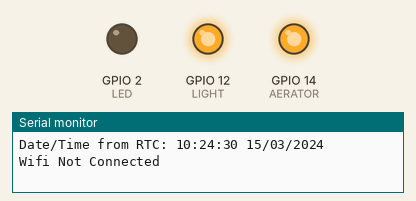
Simulated run of this sketch. Board: ESP8266 (NodeMCU). Shown: output pins drawn as LEDs (lit = HIGH), the last lines printed to the serial monitor. WiFi joins after 1.5 s; servers stay silent unless stated; network time is answered at once with the bench clock; the local clock reads 2024-03-15 10:24:30 at power-on unless the sketch sets it.

Above: at 0.5 s.
At 6.4 s:
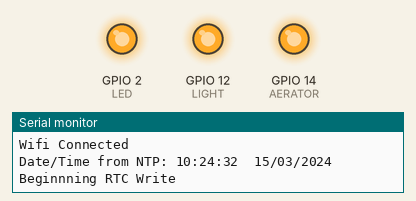
Timing chart, 0 to 7.3 s (numbered marks = the images above):
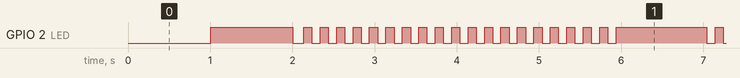

The sketch:

OutDoorLight.ino
```cpp
// (licence header left out)
#include <ESP8266WiFi.h>
#include <RTClib.h>
#include <Wire.h>
#include <NTPClient.h>
#include <WiFiUdp.h>


RTC_DS3231 rtc;

int light_on_time = 18;
int light_off_time = 6;
int aerator_on_time = 1;
int aerator_off_time = 5;

int LED = 2;
int LIGHT = 12; //D6
int AERATOR = 14; //D5
int i = 1;
int lf = 0;
char t[32];


const char *ssid     = "GokulRedmi";
const char *password = "123456789";

const long utcOffsetInSeconds = 19800;

WiFiUDP ntpUDP;
NTPClient timeClient(ntpUDP, "pool.ntp.org", utcOffsetInSeconds);

void setup(){
  Wire.begin();
  rtc.begin();

  pinMode(LED, OUTPUT);
  pinMode(LIGHT, OUTPUT);
  pinMode(AERATOR, OUTPUT);
  digitalWrite(AERATOR, HIGH);
  digitalWrite(LIGHT, HIGH);


  DateTime now = rtc.now();

  // Initialize Aerator
  if (now.hour() >= aerator_on_time && now.hour() <=aerator_off_time) {
    digitalWrite(AERATOR, LOW);
  }

  // Initialize Light
  if( (now.hour() >= light_on_time && now.hour() <= 23) || (now.hour() >= 0 && now.hour() <= light_off_time)) {
    digitalWrite(LIGHT, LOW);
    delay (3000);
    digitalWrite(LIGHT, HIGH);
    delay (1000);
    digitalWrite(LIGHT, LOW);
    delay (3000);
    digitalWrite(LIGHT, HIGH);
    delay (1000);
    digitalWrite(LIGHT, LOW);
    lf = 1;
  }


   Serial.begin(115200);
   WiFi.begin(ssid, password);
   WiFiUDP ntpUDP;
   NTPClient timeClient(ntpUDP, "pool.ntp.org", utcOffsetInSeconds);
   timeClient.begin();
}

void loop() {
  DateTime now = rtc.now();
  if (i%2==0)
  {
    digitalWrite(LED, HIGH);
    i = i - 1;
  }
  else
  {
    digitalWrite(LED, LOW);
    i = i + 1;
  }

  if (now.hour() >= aerator_on_time && now.hour() <=aerator_off_time) {
    digitalWrite(AERATOR, LOW);
  }
  else {
    digitalWrite(AERATOR, HIGH);
  }

  if( (now.hour() >= light_on_time && now.hour() <= 23) || (now.hour() >= 0 && now.hour() <= light_off_time)) {
    if (lf == 0)
    {
      digitalWrite(LIGHT, LOW);
      delay (3000);
      digitalWrite(LIGHT, HIGH);
      delay (1000);
      digitalWrite(LIGHT, LOW);
      delay (3000);
      digitalWrite(LIGHT, HIGH);
      delay (1000);
      digitalWrite(LIGHT, LOW);
      lf = 1;
    }
  }
  else {
    digitalWrite(LIGHT, HIGH);
  }
  sprintf(t, "%02d:%02d:%02d %02d/%02d/%02d",  now.hour(), now.minute(), now.second(), now.day(), now.month(), now.year());
  Serial.print(F("Date/Time from RTC: "));
  Serial.println(t);
  if (WiFi.status() != WL_CONNECTED ) {
     Serial.println("Wifi Not Connected");
  }
  else {
     Serial.println("Wifi Connected");
     timeClient.update();
     unsigned long epochTime = timeClient.getEpochTime();
     struct tm *ptm = gmtime ((time_t *)&epochTime);
     int currentDate = ptm->tm_mday;
     int currentMonth = ptm->tm_mon+1;
     int currentYear = ptm->tm_year+1900;
     sprintf(t, "%02d:%02d:%02d  %02d/%02d/%02d",  timeClient.getHours(), timeClient.getMinutes() ,timeClient.getSeconds(), currentDate, currentMonth, currentYear);
     Serial.print(F("Date/Time from NTP: "));
     Serial.println(t);
     timeClient.update();
     if (currentYear > 2020) {
      Serial.println("Beginnning RTC Write");
      rtc.adjust(DateTime(currentYear, currentMonth, currentDate, timeClient.getHours() , timeClient.getMinutes() , timeClient.getSeconds()));
      for (int j=0;j<20;j++){
       digitalWrite(LED, LOW);
       delay (100);
       digitalWrite(LED, HIGH);
       delay (100);
      }
     }
     else {
      Serial.println("Incorrect NTP time. RTC untouched");
     }
  }
  delay(1000);

}
```

Measured:
- by itself, GPIO 2 (LED): repeats every 5.6 s: 19 × (LOW 0.13 s, HIGH 0.10 s), LOW 0.10 s, HIGH 1.1 s
- by itself, everything shown: repeats every 10.0 s, in 28 steps
